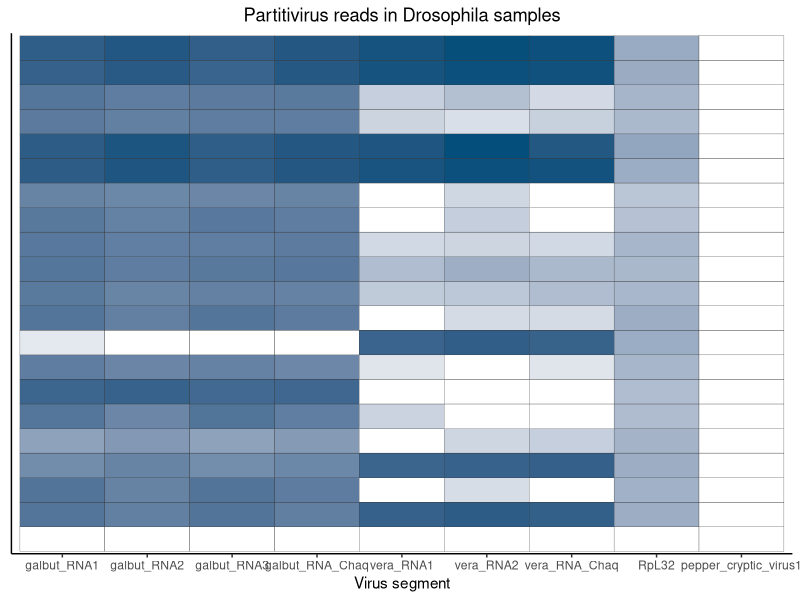
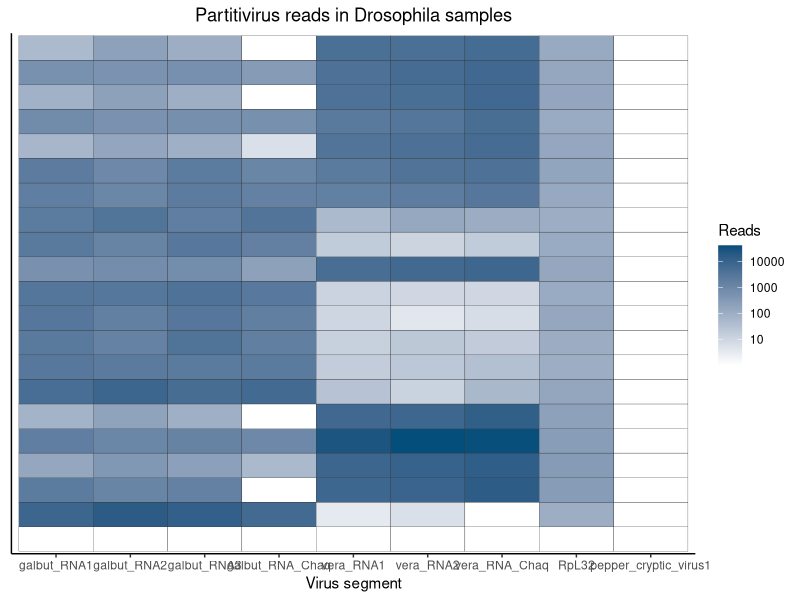
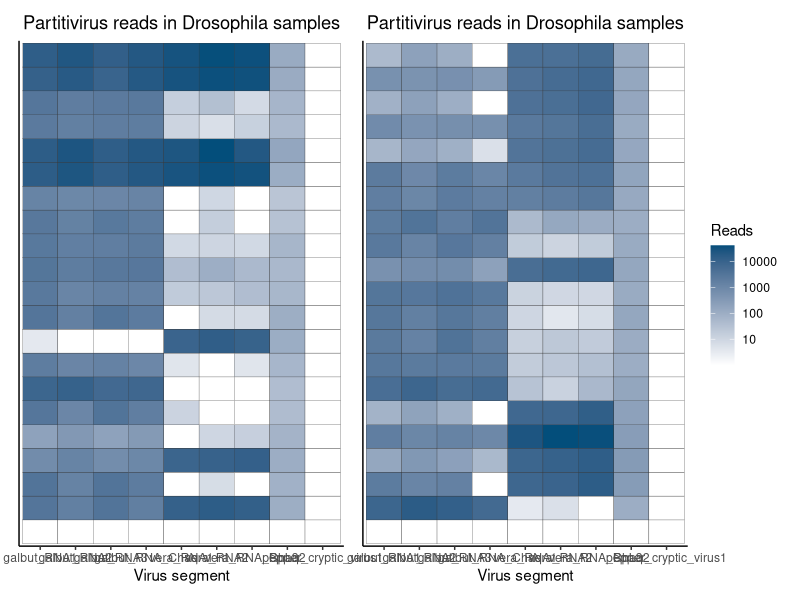
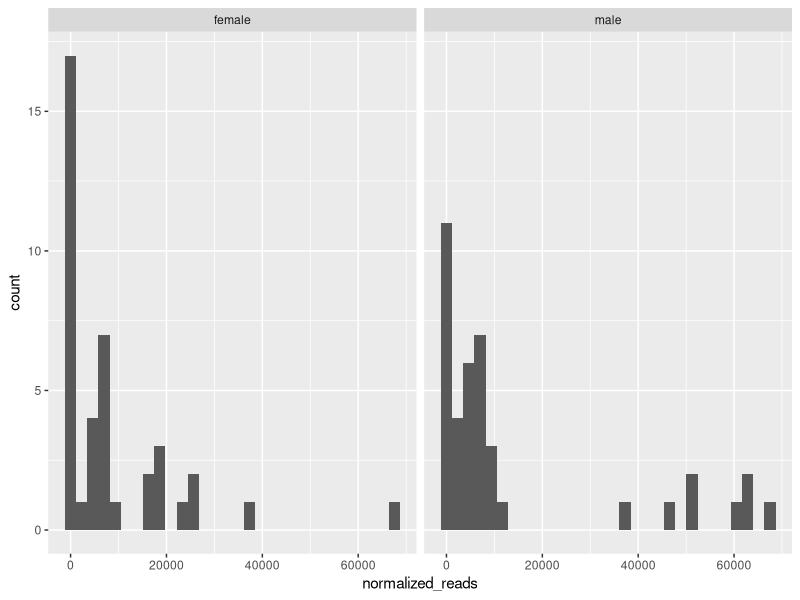
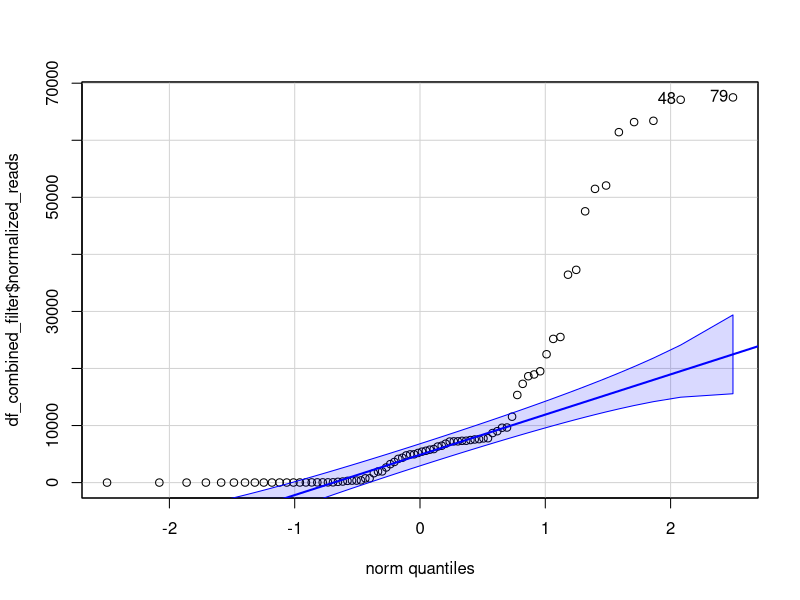
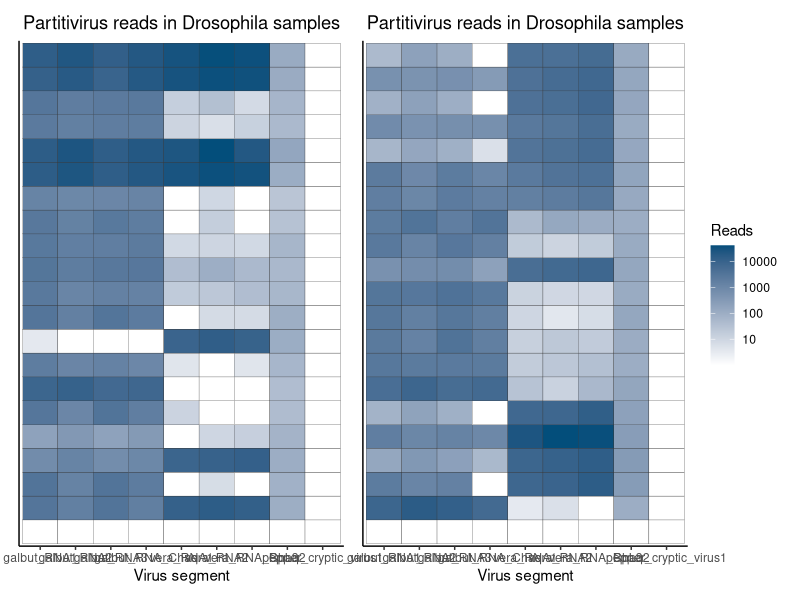

R code for these plots, in order: (Note: this script raises an error after producing the figures.)
#Script for creating Figure 1C

#The goal of this script is:

#This script makes heatmaps of individual flies from 2017 and 2018 colonies (FoCo-17 and FoCo-18)
#this script focuses on galbut virus (all segs separated), chaq virus, vera virus (all segs separated) and chaq-like (vera) virus

#created by: Shaun Cross
#initial creation date: 05-18-2020


library(tidyverse)
library(readxl)
library(gridExtra)
library(RColorBrewer)
#set wd to file saved location
setwd(dirname(rstudioapi::getActiveDocumentContext()$path))

#import the data

df <- read_excel("individual_foco_flies_galbut_vera.xlsx", sheet = "tidy_separate")
#This file has the sample names, corresponding year, the normalized reads (mapping reads per million unique reads), and the virus
#Sample name: [Sex][sample#]-[colony_year] e.g. F10-18 is female fly 10 from the FoCo-18 colony
#Sample name becomes somewhat irrelevant because these sample names are removed from y axis during plot
#Sheet "tidy_separate" has each RNA separated
#Sheet "tidy_condensed" has RNAs mapping read count (besides chaq/chaq-like) combined
#for Figure 2, RNAs were separated -> sheet "tidy_separate"


#add a 1 to any reads that are zero. Need it for log transformation in heatmap
df$normalized_reads <- df$normalized_reads+1

#make a variable for color breaks
my_breaks = c(0, 10, 100, 1000, 10000, 100000, 1000000)

#Turn the 'sample' column into a character vector
df$sample <- as.character(df$sample)
#Then turn it back into a factor with the levels in the correct order
df$sample <- factor(df$sample, levels=unique(df$sample))

#Use the following if using sheet tidy_condensed
# #order the virus seqs instead of alphabetical
# df <- df %>% mutate(virus = fct_relevel(virus, 
#                                         "galbut", "chaq", "vera", 
#                                         "chaq_vera"))

#use the following if using sheet tidy_separate
#order the virus seqs instead of alphabetical
#this keeps RNAs with their respective virus, and keeps chaq RNAs at the end rather than beginning
df <- df %>% mutate(virus = fct_relevel(virus, 
                                        "galbut_RNA1", "galbut_RNA2", "galbut_RNA3",
                                        "galbut_RNA_Chaq",
                                        "vera_RNA1", "vera_RNA2",
                                        "vera_RNA_Chaq",
                                        "RpL32", "pepper_cryptic_virus1"))

#plotting together gets messy because of different sample names (i.e. F-10-18 and F-10-17)
#filter by year, plot separately then recombine with patchwork
df_foco17 <- filter(df, df$year=="2017")
df_foco18 <- filter(df, df$year=="2018")

#plot FoCo-17 heatmap
#note that the legend is removed in this plot for combining both together
foco17.hm <- ggplot(data = df_foco17, mapping = aes(x = virus,
                                                  y = sample,
                                                  fill = normalized_reads)) +
  geom_tile(color = "gray22") +
  xlab(label = "Virus segment") +
  #facet_grid(~ location) +
  scale_fill_gradient(name = "Reads",
                      trans = "log",
                      breaks= my_breaks,
                      labels = my_breaks,
                      low = "#FFFFFF",
                      high = "#034e7b") +
  ggtitle(label = "Partitivirus reads in Drosophila samples") +
  theme_classic() + # Use the classic theme
  theme(strip.placement = "outside",
        plot.title = element_text(hjust = 0.5),
        axis.title.y = element_blank(),
        axis.text.y=element_blank(),
        axis.ticks.y=element_blank(),
        strip.background = element_rect(fill = "#EEEEEE", color = "#FFFFFF"),
        legend.position = "none")
  #facet_grid(sample_type ~ RNA_type) #used to break apart by groups...but this didnt work well, so will split after

foco17.hm

#plot FoCo-18 heatmap
foco18.hm <- ggplot(data = df_foco18, mapping = aes(x = virus,
                                                    y = sample,
                                                    fill = normalized_reads)) +
  geom_tile(color = "gray22") +
  xlab(label = "Virus segment") +
  #facet_grid(~ location) +
  scale_fill_gradient(name = "Reads",
                      trans = "log",
                      breaks= my_breaks,
                      labels = my_breaks,
                      low = "#FFFFFF",
                      high = "#034e7b") +
  ggtitle(label = "Partitivirus reads in Drosophila samples") +
  theme_classic() + # Use the classic theme
  theme(strip.placement = "outside",
        plot.title = element_text(hjust = 0.5),
        axis.title.y = element_blank(),
        axis.text.y=element_blank(),
        axis.ticks.y=element_blank(),
        strip.background = element_rect(fill = "#EEEEEE", color = "#FFFFFF"))

foco18.hm

#patch together
library(patchwork)

foco17.hm | foco18.hm

#save the file
ggsave("combined_2017_2018_invidual_flies_separate.pdf", width = 6, height = 8, units = "in")

#This PDF was then imported into affinity designer to edit aesthetics for final fig


#do males and females differ in RNA levels as determined by mapping reads?
#using combined data for this portion
df_combined <- read_excel("individual_foco_flies_galbut_vera.xlsx", sheet = "tidy_condensed")

#remove chaq and chaq-like RNAs since they dont always co-occur
df_combined_filter <- filter(df_combined, virus != "chaq", virus != "chaq_vera")

#does it appear to be normalized? no, do wilcoxon
ggplot(df_combined_filter, aes(x = normalized_reads)) + 
  geom_histogram() +
  facet_wrap(~sex)
library(car)
qqp(df_combined_filter$normalized_reads) # this is the major red flag
ggdensity(df_combined_filter$normalized_reads)



filter(df_combined_filter, year == "2018") %>%
  wilcox_test(normalized_reads~virus, 
                                paired = FALSE, 
                                p.adjust.method = "holm")
